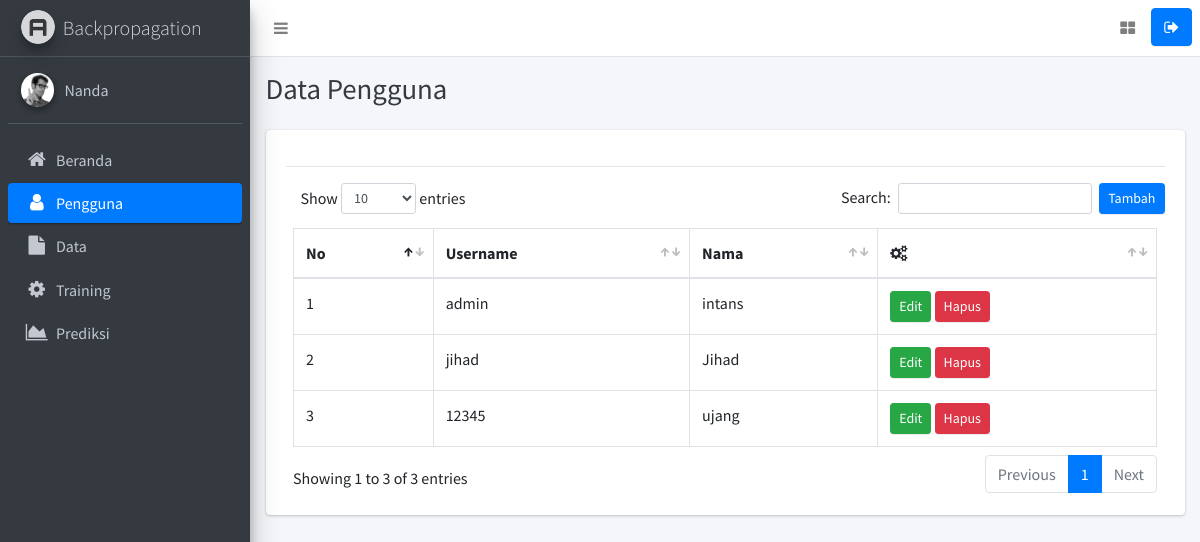
The page /pengguna on the database its author committed.
### tables this page shows
CREATE TABLE `pengguna` (
  `pengguna_id` int(11) NOT NULL,
  `pengguna_username` varchar(255) NOT NULL,
  `pengguna_password` varchar(255) NOT NULL,
  `pengguna_nama` varchar(255) DEFAULT NULL,
  `pengguna_date_created` datetime NOT NULL DEFAULT CURRENT_TIMESTAMP
);

### application/controllers/PenggunaController.php (called while the page is built, shortened)
<?php
class PenggunaController extends CI_Controller
{
	public function __construct()
	{
		$this->load->model('Model');
	}
	public function index()
	{
		$data = array(
			'pengguna' => $this->Model->get('pengguna')
		);
		$this->load->view('template/header');
		$this->load->view('pengguna/index', $data);
		$this->load->view('template/footer');
	}
}

### index.php (called while the page is built, shortened)
<?php
require_once BASEPATH.'core/CodeIgniter.php';

### application/models/Model.php (called while the page is built, shortened)
<?php
class Model extends CI_Model{
	public function get($table){
		$this->db->from($table);
		$query = $this->db->get();
		return $query->result_array();
	}
}

### application/views/pengguna/index.php (the view, shortened to what this page needs)
<div class="content-header">
	<div class="container-fluid">
		<div class="row mb-2">
			<div class="col-sm-6">
				<h1 class="m-0 text-dark">Data Pengguna</h1>
			</div>
		</div>
	</div>
</div>
<div class="content">
	<div class="container-fluid">
		<div class="row">
			<div class="col-md-12 col-sm-12 col-xs-12">
				<div class="card">
					<div class="card-body">
						<hr>
						<table class="table table-bordered" id="example3" style="width: 100%">
							<a href="<?= base_url('pengguna/create') ?>" class="btn btn-primary float-right btn-sm">Tambah </a>
							<thead>
							<tr>
								<th>No</th>
								<th>Username</th>
								<th>Nama</th>
								<th><i class="fa fa-gears"></i></th>
							</tr>
							</thead>
							<tbody>
							<?php
							foreach($pengguna as $key=>$value):
								?>
								<tr>
									<td><?= ($key+1) ?></td>
									<td><?= $value['pengguna_username'] ?></td>
									<td><?= $value['pengguna_nama'] ?></td>
									<td>
										<a href="<?= base_url('pengguna/edit/'.$value['pengguna_id']) ?>" class="btn btn-success btn-sm">Edit</a>
										<a href="<?= base_url('pengguna/delete/'.$value['pengguna_id']) ?>" class="btn btn-sm btn-danger" onclick="return confirm('Hapus Data?')">Hapus</a>
									</td>
								</tr>
							<?php
							endforeach;
							?>
							</tbody>
						</table>
					</div>
				</div>
			</div>
		</div>
	</div>
</div>

### rows shown on the page
pengguna: pengguna_username "admin", pengguna_nama "intans"
pengguna: pengguna_username "jihad", pengguna_nama "Jihad"
pengguna: pengguna_username "12345", pengguna_nama "ujang"
